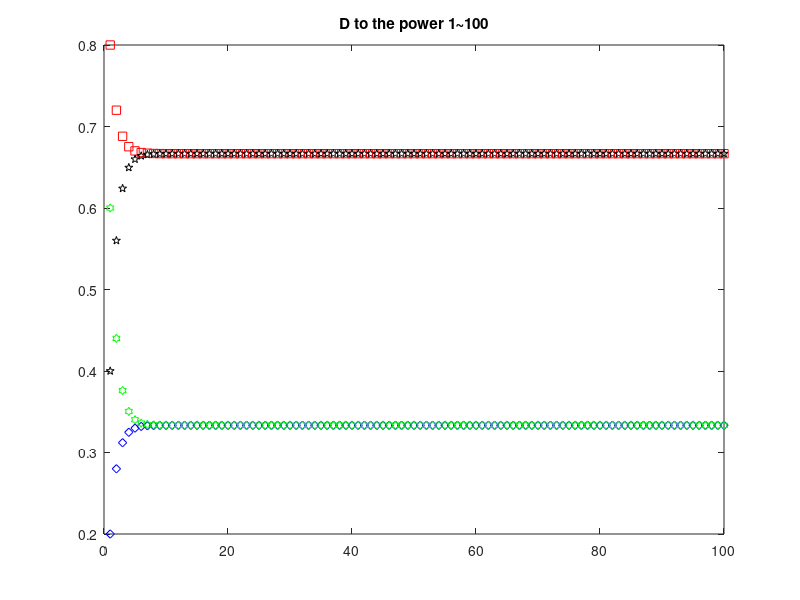
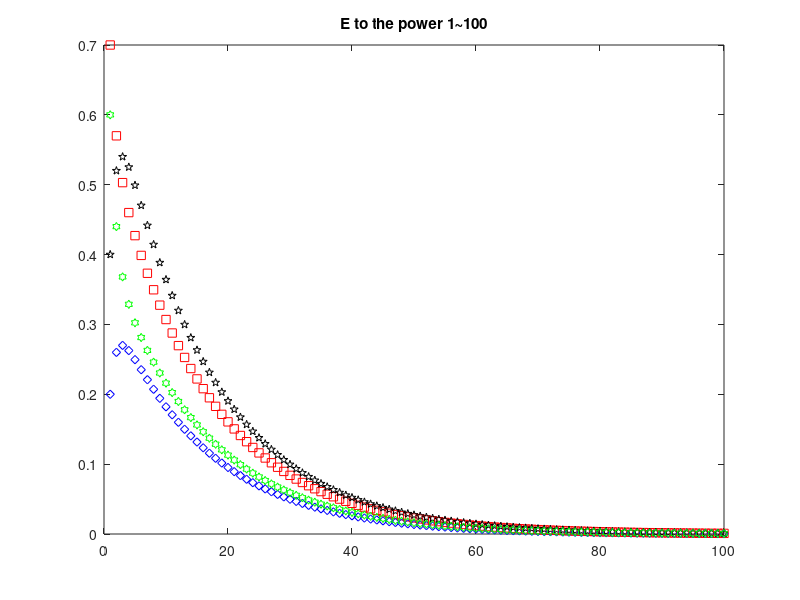
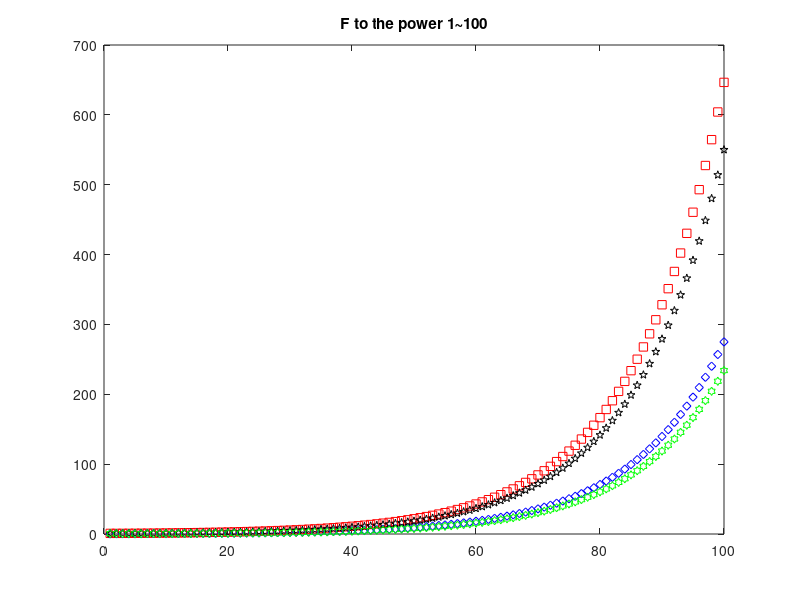

These figures' MATLAB source, in order:
D = [0.8 0.2;0.4 0.6];
D3 = zeros(2,2,100);
figure
for i = 1:100
    D3(:,:,i) = D^i;
    plot(i,D3(1,1,i),'sr',i,D3(1,2,i),'db',i,D3(2,1,i),'pk',i,D3(2,2,i),'hg')
    title('D to the power 1~100')
    hold on
end
hold off
%%
E = [0.7 0.2;0.4 0.6];
E3 = zeros(2,2,100);
figure
for i = 1:100
    E3(:,:,i) = E^i;
    plot(i,E3(1,1,i),'sr',i,E3(1,2,i),'db',i,E3(2,1,i),'pk',i,E3(2,2,i),'hg')
    title('E to the power 1~100')
    hold on
end
hold off
%%
F = [0.9 0.2;0.4 0.6];
F3 = zeros(2,2,100);
figure
for i = 1:100
    F3(:,:,i) = F^i;
    plot(i,F3(1,1,i),'sr',i,F3(1,2,i),'db',i,F3(2,1,i),'pk',i,F3(2,2,i),'hg')
    title('F to the power 1~100')
    hold on
end
hold off
